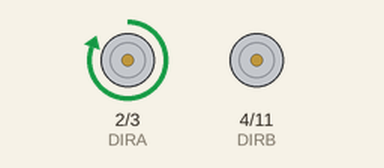
Simulated run of this sketch. Board: Arduino Uno, built with avr-gcc and run on an emulated ATmega328P. On the bench: direction and speed pins drawn as motors (green arrow = direction pin HIGH = forward, orange = LOW = backward, longer = more drive).

Above: at 0.5 s.
At 1.5 s:
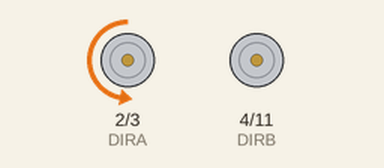
At 3.5 s:
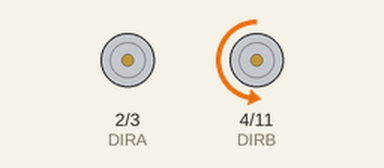
At 7.0 s:
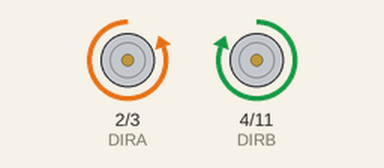
Timing chart, 0 to 10.4 s (numbered marks = the images above):
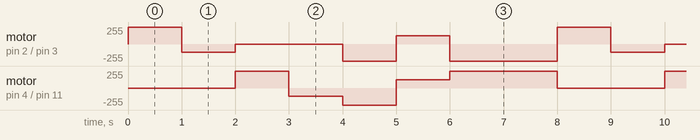

Measured:
- by itself, motor on pin 2 (DIRA) / pin 3 (PWMA): repeats every 8.0 s: backward 127/255 1.0 s, stopped 2.0 s, backward 255/255 1.0 s, forward 127/255 1.0 s, backward 255/255 2.0 s, forward 255/255 1.0 s
- by itself, motor on pin 4 (DIRB) / pin 11 (PWMB): repeats every 8.0 s: backward 127/255 1.0 s, backward 255/255 1.0 s, forward 127/255 1.0 s, forward 255/255 2.0 s, stopped 2.0 s, forward 255/255 1.0 s

The sketch:

exampleCode.ino
```cpp
// (licence header left out)
// Clockwise and counter-clockwise definitions.
// Depending on how you wired your motors, you may need to swap.
#define FORWARD  0
#define REVERSE 1

// Motor definitions to make life easier:
#define MOTOR_A 0
#define MOTOR_B 1

// Pin Assignments //
//Default pins:
#define DIRA 2 // Direction control for motor A
#define PWMA 3  // PWM control (speed) for motor A
#define DIRB 4 // Direction control for motor B
#define PWMB 11 // PWM control (speed) for motor B

////Alternate pins:
//#define DIRA 8 // Direction control for motor A
//#define PWMA 9 // PWM control (speed) for motor A
//#define DIRB 7 // Direction control for motor B
//#define PWMB 10 // PWM control (speed) for motor B


void setup()
{
  setupArdumoto(); // Set all pins as outputs
}

void loop()
{
  // Drive motor A (and only motor A) at various speeds, then stop.
  driveArdumoto(MOTOR_A, REVERSE, 255); // Set motor A to REVERSE at max
  delay(1000);  // Motor A will spin as set for 1 second
  driveArdumoto(MOTOR_A, FORWARD, 127);  // Set motor A to FORWARD at half
  delay(1000);  // Motor A will keep trucking for 1 second
  stopArdumoto(MOTOR_A);  // STOP motor A

  // Drive motor B (and only motor B) at various speeds, then stop.
  driveArdumoto(MOTOR_B, REVERSE, 255); // Set motor B to REVERSE at max
  delay(1000);  // Motor B will spin as set for 1 second
  driveArdumoto(MOTOR_B, FORWARD, 127);  // Set motor B to FORWARD at half
  delay(1000);  // Motor B will keep trucking for 1 second
  stopArdumoto(MOTOR_B);  // STOP motor B

  // Drive both
  driveArdumoto(MOTOR_A, FORWARD, 255);  // Motor A at max speed.
  driveArdumoto(MOTOR_B, FORWARD, 255);  // Motor B at max speed.
  delay(1000);  // Drive forward for a second
  // Now go backwards at half that speed:
  driveArdumoto(MOTOR_A, REVERSE, 127);  // Motor A at max speed.
  driveArdumoto(MOTOR_B, REVERSE, 127);  // Motor B at max speed.
  delay(1000);  // Drive forward for a second

  // Now spin in place!
  driveArdumoto(MOTOR_A, FORWARD, 255);  // Motor A at max speed.
  driveArdumoto(MOTOR_B, REVERSE, 255);  // Motor B at max speed.
  delay(2000);  // Drive forward for a second
  stopArdumoto(MOTOR_A);  // STOP motor A
  stopArdumoto(MOTOR_B);  // STOP motor B

}

// driveArdumoto drives 'motor' in 'dir' direction at 'spd' speed
void driveArdumoto(byte motor, byte dir, byte spd)
{
  if (motor == MOTOR_A)
  {
    digitalWrite(DIRA, dir);
    analogWrite(PWMA, spd);
  }
  else if (motor == MOTOR_B)
  {
    digitalWrite(DIRB, dir);
    analogWrite(PWMB, spd);
  }
}

// stopArdumoto makes a motor stop
void stopArdumoto(byte motor)
{
  driveArdumoto(motor, 0, 0);
}

// setupArdumoto initialize all pins
void setupArdumoto()
{
  // All pins should be setup as outputs:
  pinMode(PWMA, OUTPUT);
  pinMode(PWMB, OUTPUT);
  pinMode(DIRA, OUTPUT);
  pinMode(DIRB, OUTPUT);

  // Initialize all pins as low:
  digitalWrite(PWMA, LOW);
  digitalWrite(PWMB, LOW);
  digitalWrite(DIRA, LOW);
  digitalWrite(DIRB, LOW);
}
```
